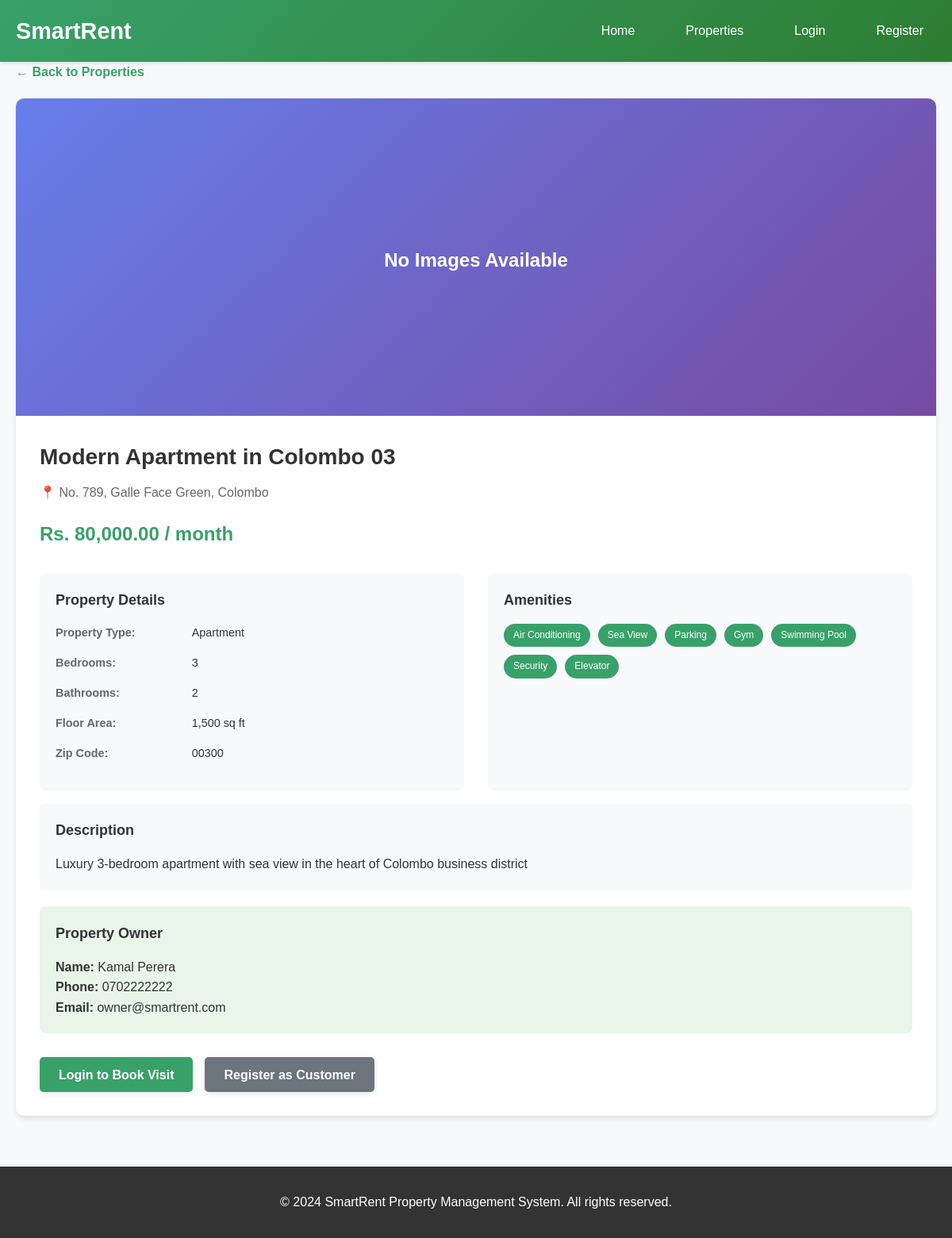
The app's page /property_details.php?id=1 with its own data.
### tables this page shows
CREATE TABLE properties (
    id INT PRIMARY KEY AUTO_INCREMENT,
    owner_id INT NOT NULL,
    title VARCHAR(255) NOT NULL,
    description TEXT,
    property_type ENUM('apartment', 'house', 'villa', 'studio', 'commercial') NOT NULL,
    bedrooms INT NOT NULL DEFAULT 1,
    bathrooms INT NOT NULL DEFAULT 1,
    area_sqft INT,
    address TEXT NOT NULL,
    city VARCHAR(100) NOT NULL,
    state VARCHAR(100) NOT NULL,
    zip_code VARCHAR(20),
    rent_amount DECIMAL(10,2) NOT NULL,
    security_deposit DECIMAL(10,2) NOT NULL,
    images JSON,  
    amenities JSON,  
    status ENUM('pending', 'approved', 'rejected', 'rented') DEFAULT 'pending',
    is_available BOOLEAN DEFAULT TRUE,
    created_at TIMESTAMP DEFAULT CURRENT_TIMESTAMP,
    updated_at TIMESTAMP DEFAULT CURRENT_TIMESTAMP ON UPDATE CURRENT_TIMESTAMP,
    FOREIGN KEY (owner_id) REFERENCES users(id) ON DELETE CASCADE,
    INDEX idx_properties_city (city),
    INDEX idx_properties_status (status),
    INDEX idx_properties_owner (owner_id)
);

CREATE TABLE users (
    id INT PRIMARY KEY AUTO_INCREMENT,
    full_name VARCHAR(255) NOT NULL,
    email VARCHAR(255) UNIQUE NOT NULL,
    phone VARCHAR(20) UNIQUE NOT NULL,
    password_hash VARCHAR(255) NOT NULL,
    user_type ENUM('admin', 'owner', 'customer') NOT NULL,
    is_phone_verified BOOLEAN DEFAULT FALSE,
    profile_image VARCHAR(255) DEFAULT NULL,
    address TEXT,
    city VARCHAR(100),
    state VARCHAR(100),
    zip_code VARCHAR(20),
    created_at TIMESTAMP DEFAULT CURRENT_TIMESTAMP,
    updated_at TIMESTAMP DEFAULT CURRENT_TIMESTAMP ON UPDATE CURRENT_TIMESTAMP,
    status ENUM('active', 'inactive', 'suspended') DEFAULT 'active',
    INDEX idx_users_email (email),
    INDEX idx_users_phone (phone),
    INDEX idx_users_type (user_type)
);

### property_details.php (the view, shortened to what this page needs)
<?php
require_once 'includes/functions.php';
$property_id = $_GET['id'] ?? null;
$stmt = $pdo->prepare("SELECT p.*, u.full_name as owner_name, u.email as owner_email, u.phone as owner_phone
                       FROM properties p
                       JOIN users u ON p.owner_id = u.id
                       WHERE p.id = ? AND p.status = 'approved'");
$stmt->execute([$property_id]);
$property = $stmt->fetch(PDO::FETCH_ASSOC);
$images = [];
$is_customer = isset($_SESSION['user_id']) && $_SESSION['user_type'] === 'customer';
$customer_visits = [];
$is_in_wishlist = false;
$amenities = [];
if (isset($property['amenities']) && $property['amenities']) {
    $decoded = json_decode($property['amenities'], true);
    if ($decoded) {
        $amenities = $decoded;
    } else {
        $amenities = array_map('trim', explode(',', $property['amenities']));
    }
}
?>
<!DOCTYPE html>
<html lang="en">
<head>
    <link rel="stylesheet" href="css/style.css">
</head>
<body>
    <header>
        <div class="container">
            <div class="header-content">
                <div class="logo">SmartRent</div>
                <nav>
                    <ul class="nav-links">
                        <li><a href="index.php">Home</a></li>
                        <li><a href="properties.php">Properties</a></li>
                        <?php if (isset($_SESSION['user_id'])): ?>
                            <?php if ($_SESSION['user_type'] === 'customer'): ?>
                                <li><a href="customer/dashboard.php">Dashboard</a></li>
                            <?php elseif ($_SESSION['user_type'] === 'owner'): ?>
                                <li><a href="owner/dashboard.php">Dashboard</a></li>
                            <?php elseif ($_SESSION['user_type'] === 'admin'): ?>
                                <li><a href="admin/dashboard.php">Admin</a></li>
                            <?php endif; ?>
                            <li><a href="logout.php">Logout</a></li>
                        <?php else: ?>
                            <li><a href="login.php">Login</a></li>
                            <li><a href="register.php">Register</a></li>
                        <?php endif; ?>
                    </ul>
                </nav>
            </div>
        </div>
    </header>
    <main class="container">
        <a href="index.php" class="back-link">← Back to Properties</a>
        <div class="property-hero">
            <div class="property-images">
                <?php if (!empty($images)): ?>
                    <?php foreach ($images as $index => $image): ?>
                        <img src="<?= htmlspecialchars($image['image_path']) ?>"
                             alt="Property Image <?= $index + 1 ?>"
                             class="property-image <?= $index === 0 ? 'active' : '' ?>"
                             loading="lazy"
                             onerror="this.style.display='none'; if(this.classList.contains('active') && this.nextElementSibling) this.nextElementSibling.classList.add('active');">
                    <?php endforeach; ?>
                    <?php if (count($images) > 1): ?>
                        <div class="image-nav">
                            <?php foreach ($images as $index => $image): ?>
                                <div class="image-dot <?= $index === 0 ? 'active' : '' ?>"
                                     onclick="showImage(<?= $index ?>)"></div>
                            <?php endforeach; ?>
                        </div>
                    <?php endif; ?>
                <?php else: ?>
                    <div class="property-image active" style="background: linear-gradient(135deg, #667eea 0%, #764ba2 100%); display: flex; align-items: center; justify-content: center; color: white; font-size: 24px; font-weight: bold;">
                        <div style="text-align: center;">
                            <div>No Images Available</div>
                        </div>
                    </div>
                <?php endif; ?>
            </div>
            <div class="property-info">
                <h1 class="property-title"><?= htmlspecialchars($property['title']) ?></h1>
                <div class="property-location">
                    📍 <?= htmlspecialchars($property['address'] . ', ' . $property['city']) ?>
                </div>
                <div class="property-price">
                    Rs. <?= number_format($property['rent_amount'], 2) ?> / month
                </div>
                <div class="property-details">
                    <div class="detail-section">
                        <div class="detail-title">Property Details</div>
                        <div class="detail-grid">
                            <span class="detail-label">Property Type:</span>
                            <span class="detail-value"><?= ucfirst($property['property_type']) ?></span>
                        </div>
                        <div class="detail-grid">
                            <span class="detail-label">Bedrooms:</span>
                            <span class="detail-value"><?= $property['bedrooms'] ?></span>
                        </div>
                        <div class="detail-grid">
                            <span class="detail-label">Bathrooms:</span>
                            <span class="detail-value"><?= $property['bathrooms'] ?></span>
                        </div>
                        <?php if (isset($property['area_sqft']) && $property['area_sqft']): ?>
                            <div class="detail-grid">
                                <span class="detail-label">Floor Area:</span>
                                <span class="detail-value"><?= number_format($property['area_sqft']) . ' sq ft' ?></span>
                            </div>
                        <?php endif; ?>
                        <?php if (isset($property['zip_code']) && $property['zip_code']): ?>
                            <div class="detail-grid">
                                <span class="detail-label">Zip Code:</span>
                                <span class="detail-value"><?= htmlspecialchars($property['zip_code']) ?></span>
                            </div>
                        <?php endif; ?>
                    </div>
                    <?php if (!empty($amenities)): ?>
                        <div class="detail-section">
                            <div class="detail-title">Amenities</div>
                            <div class="amenities-list">
                                <?php foreach ($amenities as $amenity): ?>
                                    <span class="amenity-tag"><?= htmlspecialchars($amenity) ?></span>
                                <?php endforeach; ?>
                            </div>
                        </div>
                    <?php endif; ?>
                </div>
                <?php if (isset($property['description']) && $property['description']): ?>
                    <div class="detail-section">
                        <div class="detail-title">Description</div>
                        <p><?= nl2br(htmlspecialchars($property['description'])) ?></p>
                    </div>
                <?php endif; ?>
                <div class="owner-info">
                    <div class="detail-title">Property Owner</div>
                    <p><strong>Name:</strong> <?= htmlspecialchars($property['owner_name']) ?></p>
                    <p><strong>Phone:</strong> <?= htmlspecialchars($property['owner_phone']) ?></p>
                    <p><strong>Email:</strong> <?= htmlspecialchars($property['owner_email']) ?></p>
                </div>
                <?php if ($property['is_available']): ?>
                    <div class="action-buttons">
                        <?php if ($is_customer): ?>
                            <button id="wishlist-btn"
                                    class="btn btn-wishlist <?= $is_in_wishlist ? 'in-wishlist' : '' ?>"
                                    onclick="toggleWishlist(<?= $property['id'] ?>)"
                                    data-property-id="<?= $property['id'] ?>">
                                <span class="heart-icon">❤️</span>
                                <span class="wishlist-text"><?= $is_in_wishlist ? 'Remove from Wishlist' : 'Add to Wishlist' ?></span>
                            </button>
                            <?php
                            $has_pending = false;
                            foreach ($customer_visits as $visit) {
                                if ($visit['status'] === 'pending') {
                                    $has_pending = true;
                                    break;
                                }
                            }
                            ?>
                            <?php if (!$has_pending): ?>
                                <a href="customer/book_visit.php?property_id=<?= $property['id'] ?>" class="btn btn-primary">
                                    📅 Book a Visit
                                </a>
                            <?php else: ?>
                                <span class="btn btn-secondary" style="opacity: 0.6;">
                                    📅 Visit Request Pending
                                </span>
                            <?php endif; ?>
                            <a href="customer/rent_property.php?property_id=<?= $property['id'] ?>" class="btn btn-success">
                                🏠 Rent This Property
                            </a>
                        <?php else: ?>
                            <a href="login.php?redirect=<?= urlencode($_SERVER['REQUEST_URI']) ?>" class="btn btn-primary">
                                Login to Book Visit
                            </a>
                            <a href="register.php" class="btn btn-secondary">
                                Register as Customer
                            </a>
                        <?php endif; ?>
                    </div>
                <?php endif; ?>
            </div>
        </div>
    </main>
    <footer>
        <div class="container">
            <p>&copy; 2024 SmartRent Property Management System. All rights reserved.</p>
        </div>
    </footer>
</body>
</html>

### css/style.css (style rules this page uses)
* { margin: 0; padding: 0; box-sizing: border-box; }
body { font-family: 'Arial', sans-serif; background-color: #f8f9fa; color: #333; line-height: 1.6; }
.container { max-width: 1200px; margin: 0 auto; padding: 0 20px; }
header { background: linear-gradient(135deg, #38a169 0%, #2d7d32 100%); color: white; padding: 1rem 0; box-shadow: 0 2px 5px rgba(0,0,0,0.1); }
.header-content { display: flex; justify-content: space-between; align-items: center; }
.logo { font-size: 1.8rem; font-weight: bold; }
.nav-links { display: flex; list-style: none; gap: 2rem; }
.nav-links a { color: white; text-decoration: none; font-weight: 500; transition: opacity 0.3s; }
main { padding: 2rem 0; min-height: calc(100vh - 120px); }
.btn, button, input[type="submit"], input[type="button"], input[type="reset"] { display: inline-flex; align-items: center; justify-content: center; gap: 0.5rem; padding: 0.75rem 1.5rem; border: none; border-radius: 8px; font-size: 1rem; font-weight: 600; text-decoration: none; cursor: pointer; transition: all 0.3s cubic-bezier(0.4, 0, 0.2, 1); text-align: center; position: relative; overflow: hidden; box-shadow: 0 2px 8px rgba(0, 0, 0, 0.1); white-space: nowrap; user-select: none; min-height: 44px; line-height: 1.2; }
.btn-primary, button.btn-primary, input[type="submit"].btn-primary, input[type="button"].btn-primary { background: linear-gradient(135deg, #38a169 0%, #2d7d32 100%); color: white; border: none; }
.btn-secondary, button.btn-secondary, input[type="button"].btn-secondary { background: #f8fafc; color: #4a5568; border: 2px solid #e2e8f0; }
a { color: #38a169; text-decoration: none; transition: all 0.3s ease; position: relative; }
.nav-links a, .navbar a, .sidebar a, .menu a { color: inherit; text-decoration: none; transition: all 0.3s ease; display: block; padding: 0.5rem 1rem; border-radius: 6px; }
.btn-secondary { background-color: #6c757d; color: white; }
.property-image { width: 100%; height: 200px; object-fit: cover; }
.property-title { font-size: 1.25rem; font-weight: bold; margin-bottom: 0.5rem; color: #333; }
.property-price { font-size: 1.5rem; font-weight: bold; color: #38a169; margin-bottom: 1rem; }
.property-details { display: flex; justify-content: space-between; margin-bottom: 1rem; font-size: 0.9rem; color: #666; }
.property-location { color: #666; margin-bottom: 1rem; }
footer { background-color: #333; color: white; text-align: center; padding: 2rem 0; margin-top: 4rem; }

### property_details.php (style rules this page uses)
.property-hero { background: white; border-radius: 10px; overflow: hidden; box-shadow: 0 4px 6px rgba(0,0,0,0.1); margin-bottom: 30px; }
.property-images { position: relative; height: 400px; overflow: hidden; }
.property-image { width: 100%; height: 100%; object-fit: cover; display: none; }
.property-image.active { display: block; }
.property-info { padding: 30px; }
.property-title { font-size: 28px; font-weight: bold; color: #333; margin-bottom: 10px; }
.property-location { color: #666; font-size: 16px; margin-bottom: 20px; }
.property-price { font-size: 24px; font-weight: bold; color: #38a169; margin-bottom: 20px; }
.property-details { display: grid; grid-template-columns: repeat(auto-fit, minmax(300px, 1fr)); gap: 30px; margin-top: 30px; }
.detail-section { background: #f8f9fa; padding: 20px; border-radius: 8px; }
.detail-title { font-size: 18px; font-weight: bold; margin-bottom: 15px; color: #333; }
.detail-grid { display: grid; grid-template-columns: 1fr 2fr; gap: 10px; margin-bottom: 15px; }
.detail-label { font-weight: bold; color: #666; }
.detail-value { color: #333; }
.amenities-list { display: flex; flex-wrap: wrap; gap: 10px; margin-top: 10px; }
.amenity-tag { background: #38a169; color: white; padding: 5px 12px; border-radius: 20px; font-size: 12px; }
.owner-info { background: #e8f5e8; padding: 20px; border-radius: 8px; margin-top: 20px; }
.action-buttons { display: flex; gap: 15px; margin-top: 30px; flex-wrap: wrap; }
.btn { padding: 12px 24px; border: none; border-radius: 5px; font-size: 16px; font-weight: bold; text-decoration: none; text-align: center; cursor: pointer; transition: all 0.3s; }
.btn-primary { background: #38a169; color: white; }
.btn-secondary { background: #6c757d; color: white; }
.back-link { display: inline-block; margin-bottom: 20px; color: #38a169; text-decoration: none; font-weight: bold; }

### records on screen
properties: title "Modern Apartment in Colombo 03", address+city "No. 789, Galle Face Green, Colombo", rent_amount "80,000.00", property_type "Apartment", bedrooms "3", bathrooms "2", area_sqft "1,500", zip_code "00300", amenities "Air Conditioning", amenities "Sea View", amenities "Parking", amenities "Gym", amenities "Swimming Pool", amenities "Security", amenities "Elevator", description "Luxury 3-bedroom apartment with sea view in the heart of Colombo business district", owner.full_name "Kamal Perera", owner.phone "0702222222", owner.email "owner@smartrent.com"
